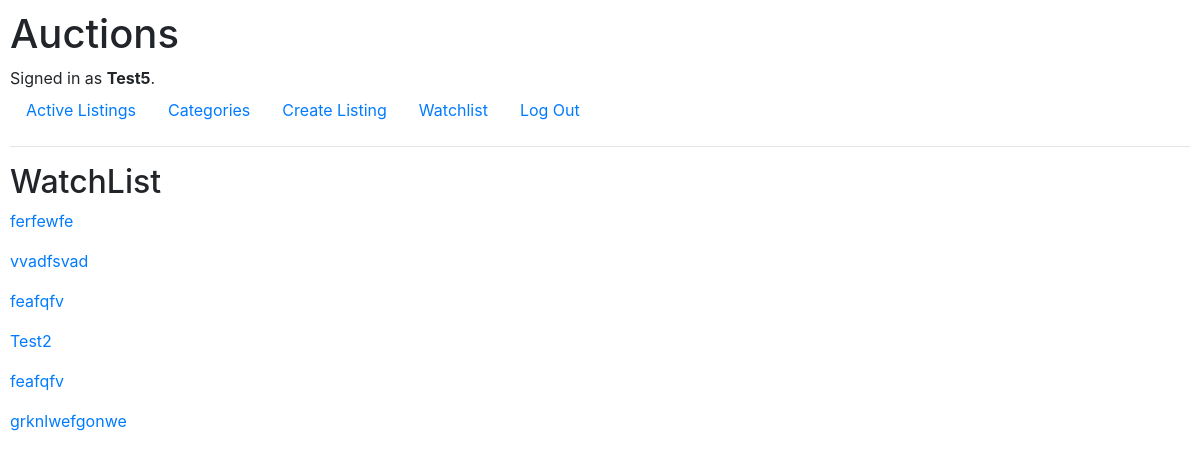
Before: /watchlist/ (signed in) with the older database file.
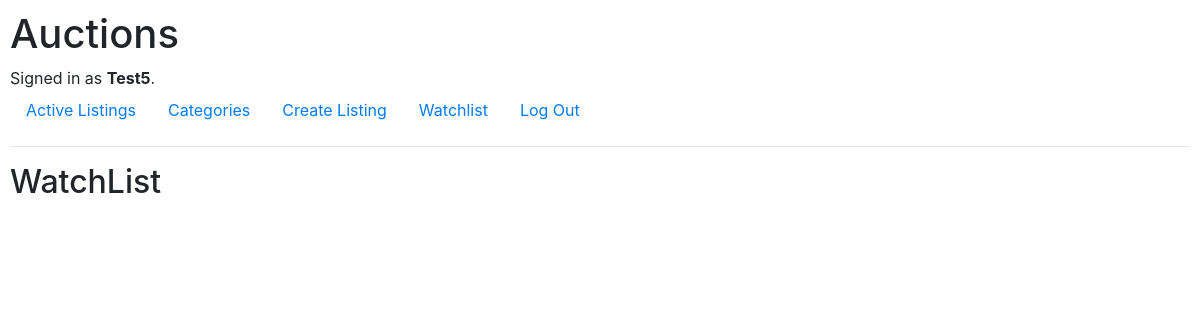
After: the same page with the newer database file.
### auctions/models.py (models this page shows, shortened)
class User(AbstractUser):
    pass

class Listing(models.Model):
    title = models.CharField(max_length=64)
    description = models.TextField()
    category = models.CharField(max_length=64, null=True) #use a data list on form to provide options of what categories already exist.
    imageURL = models.URLField(null=True, validators =[URLValidator])
    active = models.BooleanField(default=True)
    created_at = models.DateTimeField(auto_now_add=True)
    user = models.ForeignKey(User, on_delete=models.CASCADE, null=True, related_name='user')
    starting_bid = models.PositiveIntegerField()
    watchlist = models.ManyToManyField(User)

### auctions/views.py (the view)
# urls.py: path("watchlist/", views.watchlist, name="watchlist")
@login_required(login_url='/login/')
def watchlist(request):
    user = User.objects.get(pk = int(request.user.id))
    watchedlistings = Listing.objects.filter(watchlist = user)
    return render(request, "auctions/watchlist.html",{
        'watchedlistings':watchedlistings
    })

### auctions/templates/auctions/watchlist.html
{% extends "auctions/layout.html" %}
{% block body %}
    <h2>WatchList</h2>
    {% for listing in watchedlistings %}
    <a href="{%url 'listing' listing.id %}"><p>{{listing.title}}</p></a>
    {% endfor %}
{% endblock %}

### auctions/templates/auctions/layout.html (shortened to what this page needs)
{% load static %}
<!DOCTYPE html>
<html lang="en">
    <head>
        <link rel="stylesheet" href="https://stackpath.bootstrapcdn.com/bootstrap/4.4.1/css/bootstrap.min.css">
        <link href="{% static 'auctions/styles.css' %}" rel="stylesheet">
    </head>
    <body>
        <h1>Auctions</h1>
        <div>
            {% if user.is_authenticated %}
                Signed in as <strong>{{ user.username }}</strong>.
            {% else %}
                Not signed in.
            {% endif %}
        </div>
        <ul class="nav">
            <li class="nav-item">
                <a class="nav-link" href="{% url 'index' %}">Active Listings</a>
            </li>
            <li class="nav-item">
                <a class="nav-link" href="{% url 'categories' %}">Categories</a>
            </li>
            {% if user.is_authenticated %}
                <li class="nav-item">
                    <a class="nav-link" href="{% url 'createlisting' %}">Create Listing</a>
                </li>
                <li class="nav-item">
                    <a class="nav-link" href="{% url 'watchlist' %}">Watchlist</a>
                </li>
                <li class="nav-item">
                    <a class="nav-link" href="{% url 'logout' %}">Log Out</a>
                </li>
            {% endif %}
        </ul>
        <hr>
        {% block body %}
        {% endblock %}
    </body>
</html>

### auctions/static/auctions/styles.css (style rules this page uses)
body { padding: 10px; }

Changed rows visible on the page:
removed Listing: title "ferfewfe"
removed Listing: title "vvadfsvad"
removed Listing: title "feafqfv"
removed Listing: title "Test2"
removed Listing: title "feafqfv"
removed Listing: title "grknlwefgonwe"
